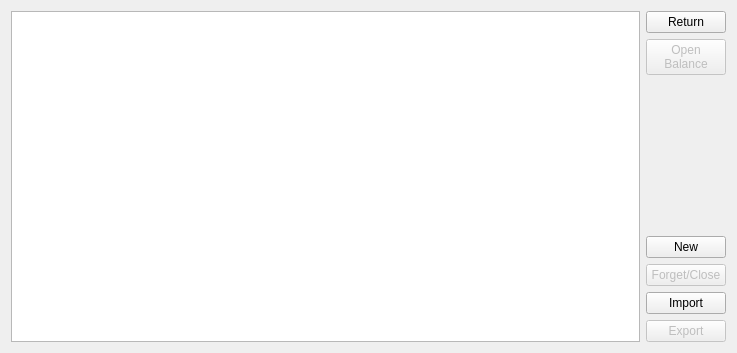
<?xml version="1.0" encoding="UTF-8"?>
<ui version="4.0">
 <class>AddressFrame</class>
 <widget class="QFrame" name="AddressFrame">
  <property name="geometry">
   <rect>
    <x>0</x>
    <y>0</y>
    <width>737</width>
    <height>353</height>
   </rect>
  </property>
  <property name="windowTitle">
   <string>Frame</string>
  </property>
  <layout class="QHBoxLayout" name="horizontalLayout" stretch="0,0">
   <item>
    <widget class="CustomListWidget" name="listWidget">
     <property name="contextMenuPolicy">
      <enum>Qt::CustomContextMenu</enum>
     </property>
    </widget>
   </item>
   <item>
    <layout class="QVBoxLayout" name="verticalLayout">
     <item>
      <widget class="QPushButton" name="pushButton_Return">
       <property name="text">
        <string>Return</string>
       </property>
      </widget>
     </item>
     <item>
      <widget class="QPushButton" name="pushButton_Balance">
       <property name="enabled">
        <bool>false</bool>
       </property>
       <property name="text">
        <string>Open
Balance</string>
       </property>
      </widget>
     </item>
     <item>
      <spacer name="verticalSpacer">
       <property name="orientation">
        <enum>Qt::Vertical</enum>
       </property>
       <property name="sizeHint" stdset="0">
        <size>
         <width>20</width>
         <height>40</height>
        </size>
       </property>
      </spacer>
     </item>
     <item>
      <widget class="QPushButton" name="pushButton_New">
       <property name="text">
        <string>New</string>
       </property>
      </widget>
     </item>
     <item>
      <widget class="QPushButton" name="pushButton_ForgetClose">
       <property name="enabled">
        <bool>false</bool>
       </property>
       <property name="text">
        <string>Forget/Close</string>
       </property>
       <property name="checkable">
        <bool>false</bool>
       </property>
      </widget>
     </item>
     <item>
      <widget class="QPushButton" name="pushButton_Import">
       <property name="text">
        <string>Import</string>
       </property>
      </widget>
     </item>
     <item>
      <widget class="QPushButton" name="pushButton_Export">
       <property name="enabled">
        <bool>false</bool>
       </property>
       <property name="text">
        <string>Export</string>
       </property>
      </widget>
     </item>
    </layout>
   </item>
  </layout>
 </widget>
 <customwidgets>
  <customwidget>
   <class>CustomListWidget</class>
   <extends>QListWidget</extends>
   <header>misc.Widgets</header>
  </customwidget>
 </customwidgets>
 <resources/>
 <connections/>
</ui>
